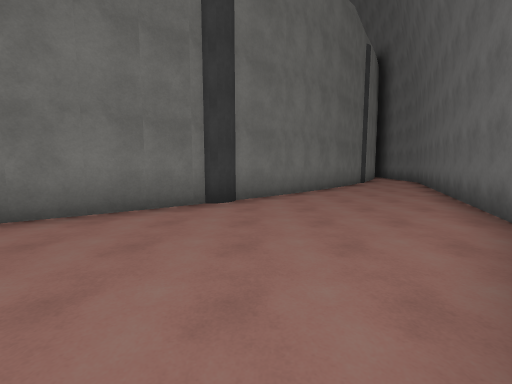
view 1 (above)

17 first-person views from a walk through a Unity game level. The camera is 1.5 m above the floor, tilts 6° down and sees 90° across. The floor is counted in squares, 2 m on a side. Each view is taken from the middle of a square. On the plan, view 1 faces up. The plan holds only what a view shows up to about 9 squares ahead; the rest is blank. The place goes on beyond the plan. Surface patterns are stand-ins for the level's own textures.

view 2
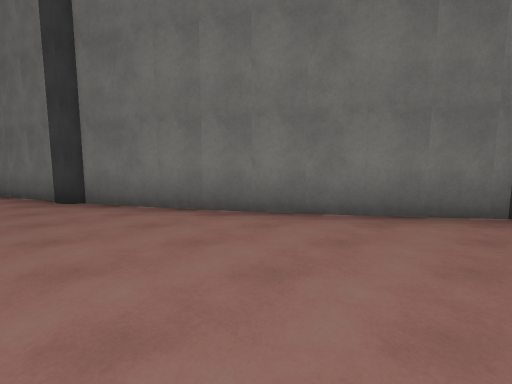

view 3
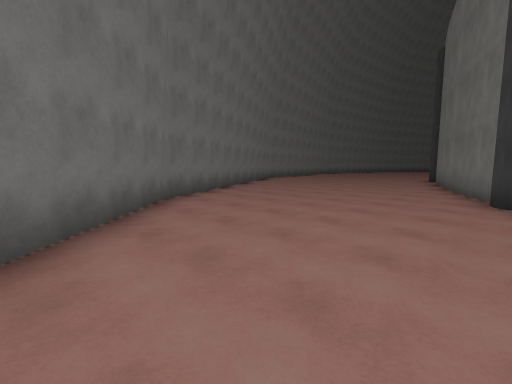

view 4
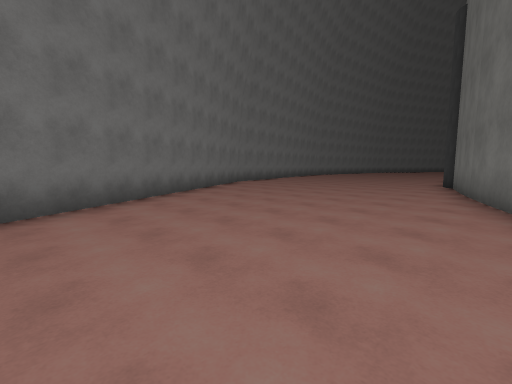

view 5
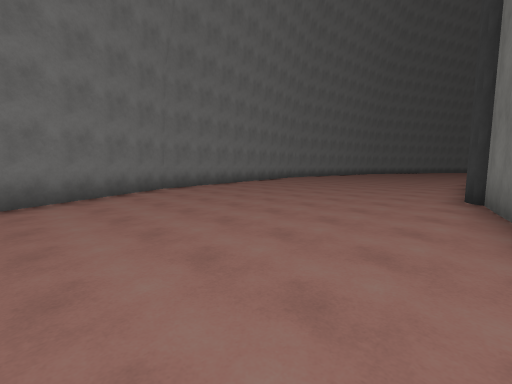

view 6
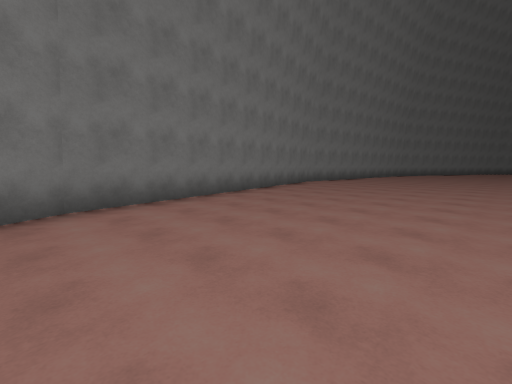

view 7
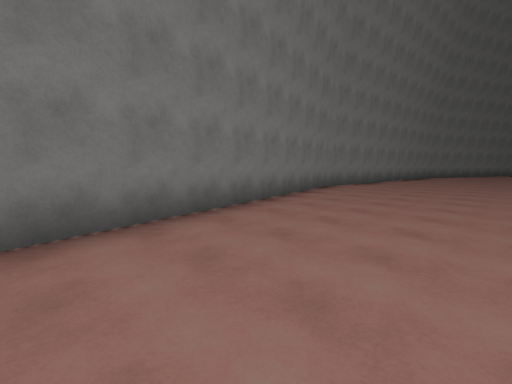

view 8
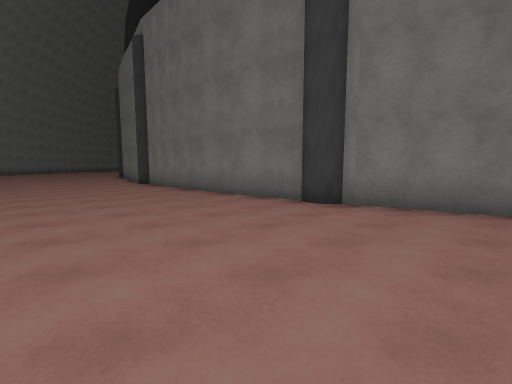

view 9
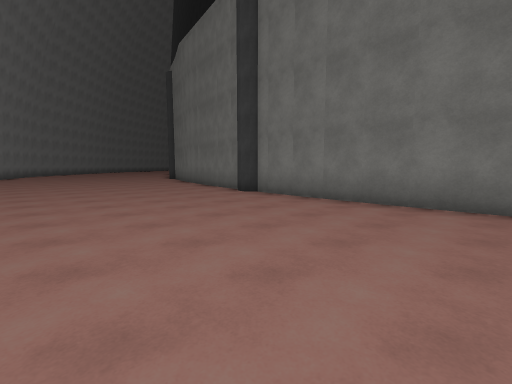

view 10
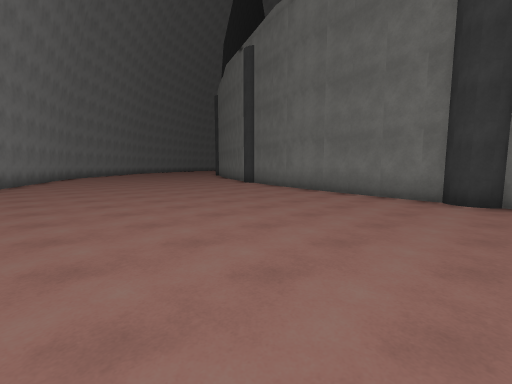

view 11
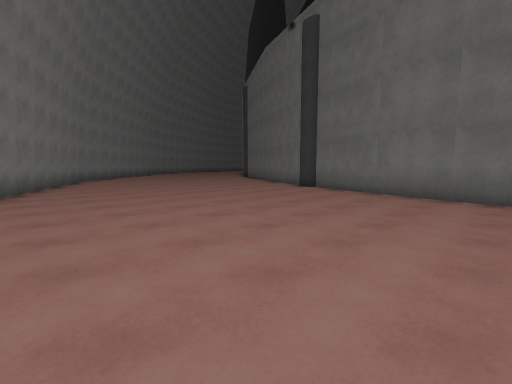

view 12
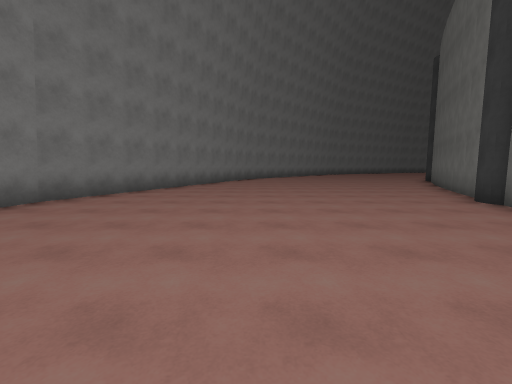

view 13
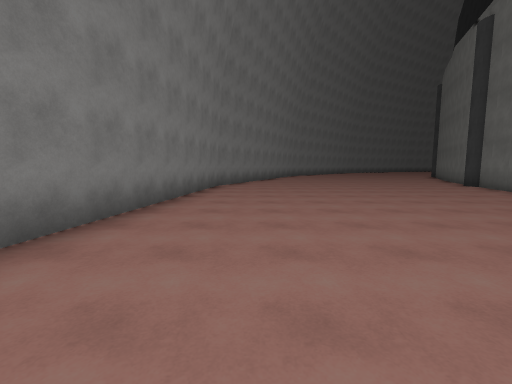

view 14
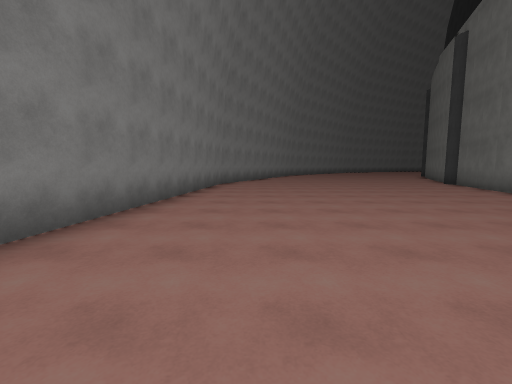

view 15
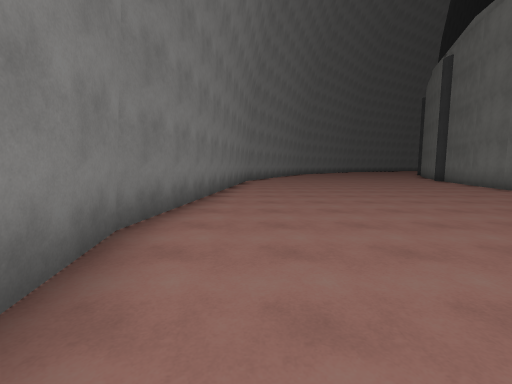

view 16
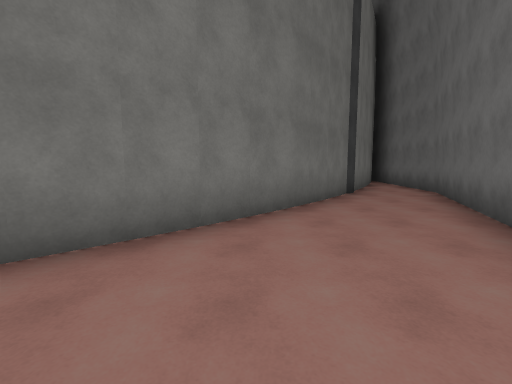

view 17
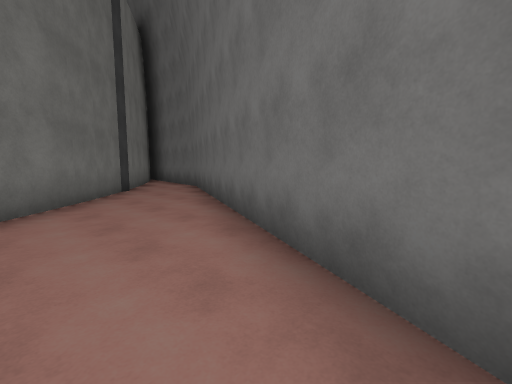

### Floor plan
Points are (right, up) in squares from view 1. A wall is a line through its corners. A room is listed if a view was taken in it or the views show most of it. See-through windows are left out.
Room 1 (views 1, 2, 3, 4, 5, 6, 7, 8, 9, 10, 11, 12, 13, 14, 15, 16, 17)
walls: (-15, -1.5) (-15.7, -1.7); (-14.7, -1.6) (-20.9, -2); (-20.8, -1.9) (-22.2, -1.8); (-22.5, -2) (-28.4, -0.9); (-9.9, -0.3) (-14.4, -1.4); (-7.6, 0.7) (-8.4, 0.3); (-7.1, 0.9) (-10, -0.1); (-5.3, 2) (-7, 1.1); (-28.3, -0.8) (-29.9, -0.3); (-30.8, 0) (-31.7, 0.2); (-31.5, 0.3) (-34.1, 1.4); (-0.9, 5) (-1.8, 4.1); (-0.6, 5.1) (-5.3, 1.8); (-34.5, -7.4) (-30.2, -9.4) (-20.9, -10.6) (-11.6, -8.8) (-3.5, -4.3) (-0.9, -1.6); (3.1, 2.9) (6.9, 11) (7.2, 13); (2.6, 8.3) (-0.5, 5.4); (4.8, 11) (2.5, 8.3); (5.9, 13.1) (4.8, 11.3)

Positions as (right, up) in squares from view 1, and headings:
1: (0, 0), facing up
2: (-1, 0), facing up-left
3: (-1, 1), facing down-left
4: (-4, 0), facing down-left
5: (-8, -1), facing down-left
6: (-11, -4), facing down-left
7: (-13, -6), facing down-left
8: (-12, -6), facing up-left
9: (-17, -7), facing up-left
10: (-22, -8), facing up-left
11: (-25, -8), facing up-left
12: (-25, -5), facing left
13: (-21, -8), facing left
14: (-20, -8), facing left
15: (-18, -9), facing left
16: (2, 4), facing up
17: (2, 3), facing up-right
